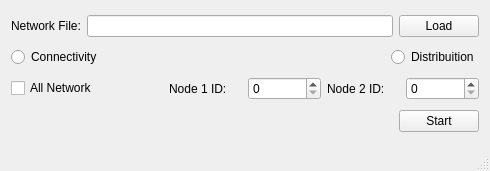
<?xml version="1.0" encoding="UTF-8"?>
<ui version="4.0">
 <class>MainWindow</class>
 <widget class="QMainWindow" name="MainWindow">
  <property name="geometry">
   <rect>
    <x>0</x>
    <y>0</y>
    <width>490</width>
    <height>171</height>
   </rect>
  </property>
  <property name="windowTitle">
   <string>MainWindow</string>
  </property>
  <widget class="QWidget" name="centralWidget">
   <layout class="QVBoxLayout" name="verticalLayout">
    <item>
     <layout class="QHBoxLayout" name="horizontalLayout_3">
      <item>
       <widget class="QLabel" name="label">
        <property name="text">
         <string>Network File:</string>
        </property>
       </widget>
      </item>
      <item>
       <widget class="QLineEdit" name="lineEdit"/>
      </item>
      <item>
       <widget class="QPushButton" name="buttonLoad">
        <property name="text">
         <string>Load</string>
        </property>
       </widget>
      </item>
     </layout>
    </item>
    <item>
     <layout class="QHBoxLayout" name="horizontalLayout_4">
      <item>
       <widget class="QRadioButton" name="radioButtonConnectivity">
        <property name="text">
         <string>Connectivity</string>
        </property>
       </widget>
      </item>
      <item>
       <widget class="QRadioButton" name="radioButtonDistribuition">
        <property name="sizePolicy">
         <sizepolicy hsizetype="Fixed" vsizetype="Fixed">
          <horstretch>0</horstretch>
          <verstretch>0</verstretch>
         </sizepolicy>
        </property>
        <property name="text">
         <string>Distribuition</string>
        </property>
       </widget>
      </item>
     </layout>
    </item>
    <item>
     <layout class="QHBoxLayout" name="horizontalLayout_6">
      <item>
       <widget class="QCheckBox" name="checkBox">
        <property name="text">
         <string>All Network</string>
        </property>
       </widget>
      </item>
      <item>
       <layout class="QHBoxLayout" name="horizontalLayout">
        <item>
         <widget class="QLabel" name="labelNode2">
          <property name="text">
           <string>Node 1 ID:</string>
          </property>
         </widget>
        </item>
        <item>
         <widget class="QSpinBox" name="spinBoxNode1"/>
        </item>
       </layout>
      </item>
      <item>
       <layout class="QHBoxLayout" name="horizontalLayout_2">
        <item>
         <widget class="QLabel" name="labelNode1">
          <property name="text">
           <string>Node 2 ID:</string>
          </property>
         </widget>
        </item>
        <item>
         <widget class="QSpinBox" name="spinBoxNode2"/>
        </item>
       </layout>
      </item>
     </layout>
    </item>
    <item>
     <layout class="QHBoxLayout" name="horizontalLayout_5">
      <item>
       <spacer name="horizontalSpacer">
        <property name="orientation">
         <enum>Qt::Horizontal</enum>
        </property>
        <property name="sizeHint" stdset="0">
         <size>
          <width>379</width>
          <height>20</height>
         </size>
        </property>
       </spacer>
      </item>
      <item>
       <widget class="QPushButton" name="buttonStart">
        <property name="text">
         <string>Start</string>
        </property>
       </widget>
      </item>
     </layout>
    </item>
   </layout>
  </widget>
  <widget class="QStatusBar" name="statusBar"/>
 </widget>
 <layoutdefault spacing="6" margin="11"/>
 <resources/>
 <connections/>
</ui>
